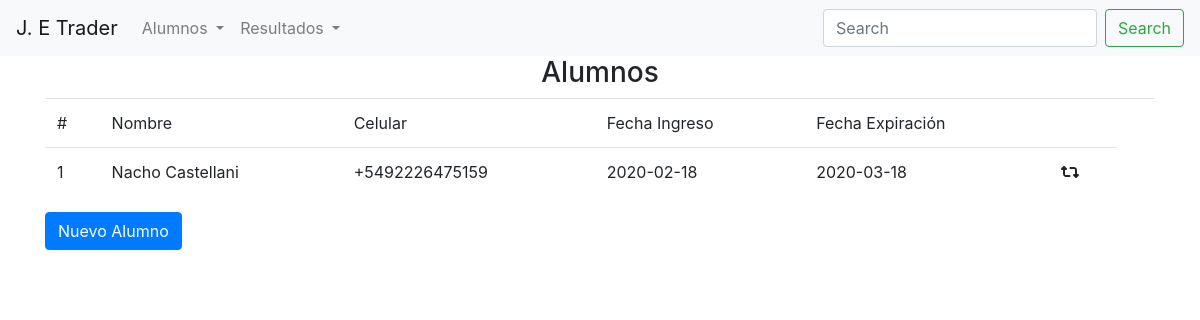
The page /usuarios/alumnos_inactivos on the database its author committed.
### usuarios/models.py (models this page shows)
class Alumnos(models.Model):
    nombre = models.CharField(max_length=255)
    apellido = models.CharField(max_length=255)
    celular = models.CharField(max_length=15)
    fecha_inicio = models.CharField(max_length=100)
    fecha_fin = models.CharField(max_length=100)
    estado = models.BooleanField(default = True)

### usuarios/views.py (the view)
# urls.py: path('alumnos_inactivos', views.alumnos_inactivos, name="alumnos_inactivos"),
def alumnos_inactivos(request):
    try:
        a= Alumnos.objects.all().filter(estado=False).values('id','nombre','apellido','celular','fecha_inicio','fecha_fin')
        print(a)
        return render(request,'usuarios/alumnos_inactivos.html',{'a':a})
    except Exception as e:
        return HttpResponse(e)

### usuarios/templates/usuarios/alumnos_inactivos.html (shortened to what this page needs)
{% extends "usuarios/base.html" %}
{% load static %}
{% block body%} <body > {% endblock %}
{% block contenido %}
<div class="container">
    <div class="row">
        <div class="col-12">
            <table class="table table-hover alumnos compact">
                <h3 style="text-align: center;">Alumnos</h3>
                <thead>
                    <td>#</td>
                    <td>Nombre</td>
                    <td>Celular</td>
                    <td>Fecha Ingreso</td>
                    <td>Fecha Expiración</td>
                    <td></td>
                    <td></td>
                </thead>
                <tbody>
                    {% for a in a %}
                    <tr>
                    <td class="item">{{ forloop.counter }}</td>
                    <td class="nombre">{{a.nombre}} {{a.apellido}} </td>
                    <td class="celular">{{a.celular}}</td>
                    <td class="fechaInicio">{{a.fecha_inicio}}</td>
                    <td class="fechaFin">{{a.fecha_fin}}</td>
                    <td>
                        <a onclick="form_renovar_alumno('{% url 'usuarios:renovar_alumno' a.id %}')" data-toggle="modal" data-target=".bd-example-modal-lg"><i class="fas fa-retweet"></i>
                        </a>
                    </td>
                </tr>
                    {%endfor%}
                </tbody>
            </table>
            <button onclick="formulario_alumno('{% url 'usuarios:nuevoalumno' %}')"data-toggle="modal" data-target=".bd-example-modal-lg" class="btn btn-primary" > Nuevo Alumno</button>
        </div>
    </div>
</div>
{% endblock %}

### usuarios/static/usuarios/css/all.css (style rules this page uses)
.fa-retweet:before { content: "\f079"; }

### rows shown on the page
Alumnos: nombre "Nacho", apellido "Castellani", celular "+5492226475159", fecha_inicio "2020-02-18", fecha_fin "2020-03-18"
